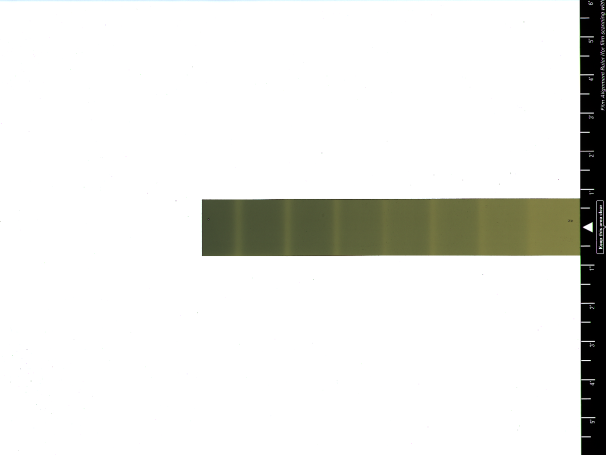
#> input picture image_sets/005_Uniformity_trial/uniformity_001.png, 1212 x 909 px (shown at 1/2 size); its folder holds only this picture in this run
$ python uniformity_trial.py
#> lines starting #> are read from the running program, lines starting #| are printed output that depends on the picture
from matplotlib.pyplot import *
from matplotlib.image import *

from numpy import *
from scipy.optimize import curve_fit

from glob import glob
import os

from progressbar import ProgressBar, Percentage, Bar, ETA, FileTransferSpeed, RotatingMarker

from film_functions import fitting_func, dose2density, save_dict


def polynomial_4thOrder(x,a,b,c,d,e):
	return a*x**4 + b*x**3 + c*x**2 + d*x + e


# Defines the imageset
imageset = '005_Uniformity_trial'

# Pulls the calibration file paths names
uniformityImageFilepaths = glob('../image_sets/'+imageset+'/*.png')
numFiles = shape(uniformityImageFilepaths)[0]

im0 = imread(uniformityImageFilepaths[0])
#> im0 is the input picture: shape (909, 1212, 3) float32; mean R, G, B 0.912, 0.913, 0.9
dim = shape(im0)[0:2]
#> dim = (909, 1212)

keys = [0,1,2,3,4,5]
xTest = [500,600,700,800,900,1000]
xRange = {
	'0':arange(500,550),
	'1':arange(600,630),
	'2':arange(700,740),
	'3':arange(800,830),
	'4':arange(900,930),
	'5':arange(1000,1030),
}

yValStore = {}
PValStore = {}

for i in range(len(keys)):
	yValStore[str(keys[i])] = array([])
	PValStore[str(keys[i])] = array([])

for i in range(numFiles):

	im = imread(uniformityImageFilepaths[i])

	for j in range(len(keys)):
		testVal = xTest[j]
		testStrip = im[:,testVal,0]

		y = arange(len(testStrip))
		yRef = y[(y>=10) & (y<len(y)-10) & (testStrip != 1)][20:-20]

		xRef = xRange[str(keys[j])]

		xRefGrid, yRefGrid = meshgrid(xRef,yRef)
		testIm = im[yRefGrid,xRefGrid,0]

		yValStore[str(keys[j])] = append(yValStore[str(keys[j])],ravel(yRefGrid))
		PValStore[str(keys[j])] = append(PValStore[str(keys[j])],ravel(testIm))
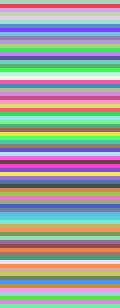
#> yRefGrid: shape (77, 30) int64 (shown 4 times larger); 77 distinct labels, from 416 to 492; one colour per label, 0 black
#> after the loop, PValStore = 6 items; yValStore = 6 items


# [6 lines of commented-out code are left out]


fit = {}
cov = {}

for i in range(len(keys)):
	fit[str(keys[i])], cov[str(keys[i])] = curve_fit(polynomial_4thOrder,yValStore[str(keys[i])],PValStore[str(keys[i])])
#> after the loop, cov = 6 items; fit = 6 items


clf()
close("all")

yi = linspace(30,dim[0]-30)
#> yi = 50 values from 30 to 879
for i in range(len(keys)):
	fitRet = polynomial_4thOrder(yi,*fit[str(keys[i])])
	plot(yi,fitRet/fitRet.max())

show()
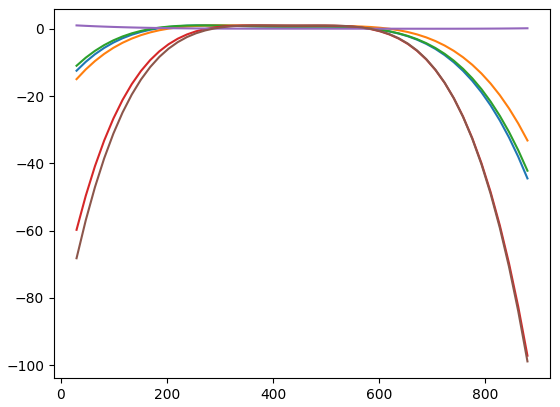
#> figure drawn by matplotlib, 1 panel; curve peaks at x = 272.6, y = 1; curve peaks at x = 307.2, y = 1; curve peaks at x = 272.6, y = 1

$ run again, on image_sets/005_Uniformity_trial/uniformity_005.png
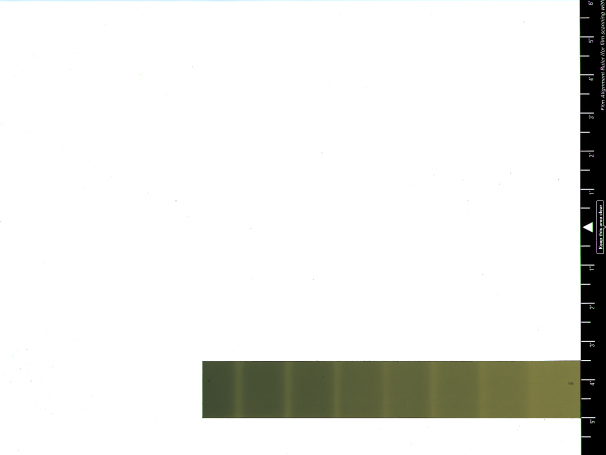
#> input picture image_sets/005_Uniformity_trial/uniformity_005.png, 1212 x 909 px (shown at 1/2 size)
#> im0 is the input picture: shape (909, 1212, 3) float32; mean R, G, B 0.91, 0.912, 0.9
#> after the loop `for j in range(len(keys)):`:
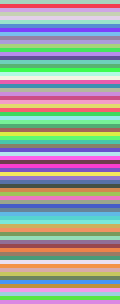
#> yRefGrid: shape (76, 30) int64 (shown 4 times larger); 76 distinct labels, from 741 to 816; one colour per label, 0 black
#> after the loop `for j in range(len(keys)):`: PValStore = 6 items
#> `show()`:
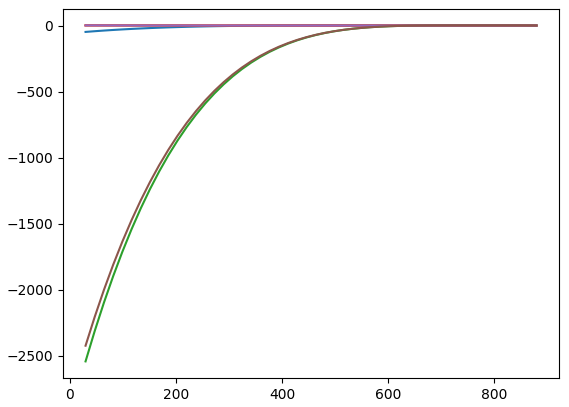
#> figure drawn by matplotlib, 1 panel; curve peaks at x = 497.8, y = 1; curve peaks at x = 30, y = 1; curve peaks at x = 740.4, y = 1
